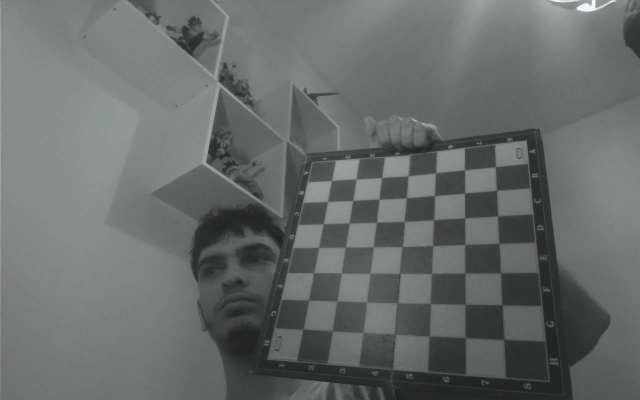
#> input picture pc/tools/calib_images/chessboard-L0.png, 1280 x 800 px (shown at 1/2 size); its folder holds 4 pictures in this run
$ python test.py   (older library calls are emulated)
#> lines starting #> are read from the running program, lines starting #| are printed output that depends on the picture; pictures that were not available may be replaced by others from this repository, and a replacement may not be noted
#      ▄▀▄     ▄▀▄
#     ▄█░░▀▀▀▀▀░░█▄
# ▄▄  █░░░░░░░░░░░█  ▄▄
#█▄▄█ █░░▀░░┬░░▀░░█ █▄▄█

###################################
##### Authors:                #####
##### Stephane Vujasinovic    #####
##### Frederic Uhrweiller     #####
#####                         #####
##### Creation: 2017          #####
###################################


#***********************
#**** Main Programm ****
#***********************


# Package importation
import numpy as np
import cv2
from pathlib import Path

# Filtering
kernel= np.ones((3,3),np.uint8)

def coords_mouse_disp(event,x,y,flags,param):
    if event == cv2.EVENT_LBUTTONDBLCLK:
        #print x,y,disp[y,x],filteredImg[y,x]
        average=0
        for u in range (-1,2):
            for v in range (-1,2):
                average += disp[y+u,x+v]
        average=average/9
        Distance= -593.97*average**(3) + 1506.8*average**(2) - 1373.1*average + 522.06
        Distance= np.around(Distance*0.01,decimals=2)
        print('Distance: '+ str(Distance)+' m')

# [18 lines of commented-out code are left out]
criteria =(cv2.TERM_CRITERIA_EPS + cv2.TERM_CRITERIA_MAX_ITER, 30, 0.001)
criteria_stereo= (cv2.TERM_CRITERIA_EPS + cv2.TERM_CRITERIA_MAX_ITER, 30, 0.001)

# Prepare object points (7x7 for 8x8 chessboard)
objp = np.zeros((7*7,3), np.float32)
objp[:,:2] = np.mgrid[0:7,0:7].T.reshape(-1,2)
objp *= 0.04  # 4cm squares

# Arrays to store object points and image points from all images
objpoints= []   # 3d points in real world space
imgpointsR= []   # 2d points in image plane
imgpointsL= []
ChessImaL = None
ChessImaR = None
# Start calibration from the camera
print('Starting calibration for the 2 cameras... ')
# Load saved images from pc/tools/calib_images/
calib_dir = Path(__file__).parent / "tools" / "calib_images"
image_size = None
i = 0
while True:
    t = str(i)
    ChessImaL = cv2.imread(str(calib_dir / f'chessboard-L{t}.png'), 0)
#> ChessImaL: shape (800, 1280); min 22, max 253, mean 105.8
    ChessImaR = cv2.imread(str(calib_dir / f'chessboard-R{t}.png'), 0)
    if ChessImaL is None or ChessImaR is None:
        print(f'Loaded {i} total pairs, {len(objpoints)} usable')
        break
    if image_size is None:
        image_size = ChessImaL.shape[::-1]
#> image_size = (1280, 800)
    retL, cornersL = cv2.findChessboardCorners(ChessImaL, (7,7), None)
#> retL = True; cornersL = 49 rows, first 8: [991.2, 333.8], [992.9, 381], [995.4, 433], [998.3, 487.4], [1001, 546], [1004.7, 609.9], [1011, 679], [930, 340.5]
    retR, cornersR = cv2.findChessboardCorners(ChessImaR, (7,7), None)
#> retR = True; cornersR has the same summary as cornersL
    if retL and retR:
        objpoints.append(objp)
        cv2.cornerSubPix(ChessImaL, cornersL, (11,11), (-1,-1), criteria)
        cv2.cornerSubPix(ChessImaR, cornersR, (11,11), (-1,-1), criteria)
        imgpointsL.append(cornersL)
        imgpointsR.append(cornersR)
        print(f'  loaded pair {i}')
    i += 1
#> pass 2 of the loop `while True:`:
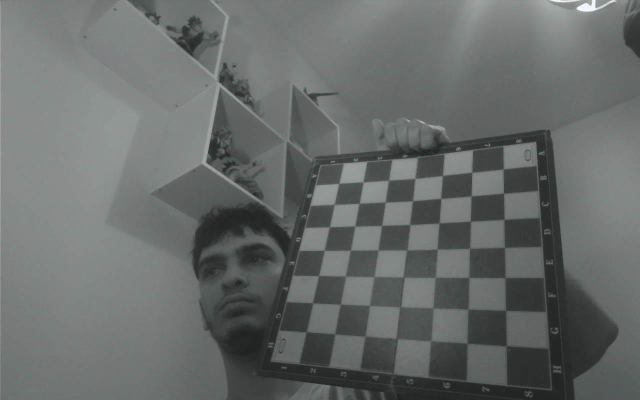
#> input picture pc/tools/calib_images/chessboard-L1.png, 1280 x 800 px (shown at 1/2 size)
#> cornersL = 49 rows, first 8: [1005.7, 339.1], [1008.1, 388.3], [1008.5, 439.4], [1009.4, 495.4], [1010.3, 555.4], [1011.3, 621.3], [1015.5, 691.5], [943.8, 345.1]
#> cornersR has the same summary as cornersL

if len(objpoints) == 0:
    print('Error: no valid calibration pairs found')
    exit(1)

# Determine the new values for different parameters
#   Right Side
retR, mtxR, distR, rvecsR, tvecsR = cv2.calibrateCamera(objpoints,
                                                        imgpointsR,
                                                        image_size, None, None)
#> retR = 0.551; mtxR = [[897.5, 0, 542.8], [0, 981.1, 418], [0, 0, 1]]; distR = [[0.262, -0.335, -0.0487, -0.0565, 0.347]]; rvecsR = ([-0.242, 0.85, 1.6], [-0.195, 0.887, 1.61]); tvecsR = ([0.319, -0.0452, 0.623], [0.326, -0.0412, 0.613])
hR, wR = image_size[1], image_size[0]
#> hR = 800; wR = 1280
OmtxR, roiR = cv2.getOptimalNewCameraMatrix(mtxR, distR, (wR, hR), 1, (wR, hR))
#> OmtxR = [[937.5, 0, 498.9], [0, 984.5, 387.4], [0, 0, 1]]; roiR = (28, 42, 1207, 711)

#   Left Side
retL, mtxL, distL, rvecsL, tvecsL = cv2.calibrateCamera(objpoints,
                                                        imgpointsL,
                                                        image_size, None, None)
#> retL = 0.551; mtxL = [[897.5, 0, 542.8], [0, 981.1, 418], [0, 0, 1]]; distL = [[0.262, -0.335, -0.0487, -0.0565, 0.347]]; rvecsL = ([-0.242, 0.85, 1.6], [-0.195, 0.887, 1.61]); tvecsL = ([0.319, -0.0452, 0.623], [0.326, -0.0412, 0.613])
hL, wL = image_size[1], image_size[0]
#> hL = 800; wL = 1280
OmtxL, roiL = cv2.getOptimalNewCameraMatrix(mtxL, distL, (wL, hL), 1, (wL, hL))
#> OmtxL = [[937.5, 0, 498.9], [0, 984.5, 387.4], [0, 0, 1]]; roiL = (28, 42, 1207, 711)

print('Cameras Ready to use')

#********************************************
#***** Calibrate the Cameras for Stereo *****
#********************************************

# StereoCalibrate function
#flags = 0
#flags |= cv2.CALIB_FIX_INTRINSIC
#flags |= cv2.CALIB_FIX_PRINCIPAL_POINT
#flags |= cv2.CALIB_USE_INTRINSIC_GUESS
#flags |= cv2.CALIB_FIX_FOCAL_LENGTH
#flags |= cv2.CALIB_FIX_ASPECT_RATIO
#flags |= cv2.CALIB_ZERO_TANGENT_DIST
#flags |= cv2.CALIB_RATIONAL_MODEL
#flags |= cv2.CALIB_SAME_FOCAL_LENGTH
#flags |= cv2.CALIB_FIX_K3
#flags |= cv2.CALIB_FIX_K4
#flags |= cv2.CALIB_FIX_K5
retS, MLS, dLS, MRS, dRS, R, T, E, F = cv2.stereoCalibrate(objpoints,
                                                          imgpointsL,
                                                          imgpointsR,
                                                          mtxL,
                                                          distL,
                                                          mtxR,
                                                          distR,
                                                          image_size,
                                                          criteria=criteria_stereo,
                                                          flags=cv2.CALIB_FIX_INTRINSIC)
#> retS = 0.548; MLS = [[897.5, 0, 542.8], [0, 981.1, 418], [0, 0, 1]]; dLS = [[0.262, -0.335, -0.0487, -0.0565, 0.347]]; MRS = [[897.5, 0, 542.8], [0, 981.1, 418], [0, 0, 1]]; dRS = [[0.262, -0.335, -0.0487, -0.0565, 0.347]]; R = [[1, 6.29e-13, 8.28e-14], [-6.29e-13, 1, -4.37e-13], [-8.28e-14, 4.37e-13, 1]]; T = [-1.05e-14, 3.41e-13, 2.01e-13]; E = [[9.83e-26, -2.01e-13, 3.41e-13], [2.01e-13, 1.31e-25, 1.05e-14], [-3.41e-13, -1.05e-14, -2.37e-26]]; F = [[1.2e-06, -2247921.5, 4.68e+09], [2247921.5, 1.34e-06, -1.12e+09], [-4.68e+09, 1.12e+09, 1]]

# StereoRectify function
rectify_scale= 0 # if 0 image croped, if 1 image nor croped
RL, RR, PL, PR, Q, roiL, roiR = cv2.stereoRectify(MLS, dLS, MRS, dRS,
                                                 image_size, R, T,
                                                 rectify_scale, (0, 0))
#> RL = [[1, 0.0265, 0.00721], [-0.0265, 0.861, 0.507], [0.00721, -0.507, 0.862]]; RR has the same summary as RL; PL = [[897.5, 0, 467.9, 0], [0, 897.5, -251.9, 0], [0, 0, 1, 0]]; PR = [[897.5, 0, 467.9, 0], [0, 897.5, -251.9, 3.56e-10], [0, 0, 1, 0]]; Q = [[1, 0, 0, -467.9], [0, 1, 0, 251.9], [0, 0, 0, 897.5], [0, 0, -2.52e+12, 0]]; roiL = (32, 0, 1106, 800); roiR = (32, 0, 1106, 800)
# initUndistortRectifyMap function
Left_Stereo_Map = cv2.initUndistortRectifyMap(MLS, dLS, RL, PL,
                                             image_size, cv2.CV_16SC2)
Right_Stereo_Map = cv2.initUndistortRectifyMap(MRS, dRS, RR, PR,
                                              image_size, cv2.CV_16SC2)
#*******************************************
#***** Parameters for the StereoVision *****
#*******************************************

# Create StereoSGBM and prepare all parameters
window_size = 3
min_disp = 2
num_disp = 130-min_disp
stereo = cv2.StereoSGBM_create(minDisparity = min_disp,
    numDisparities = num_disp,
    blockSize = window_size,
    uniquenessRatio = 10,
    speckleWindowSize = 100,
    speckleRange = 32,
    disp12MaxDiff = 5,
    P1 = 8*3*window_size**2,
    P2 = 32*3*window_size**2)

# Used for the filtered image
stereoR=cv2.ximgproc.createRightMatcher(stereo) # Create another stereo for right this time

# WLS FILTER Parameters
lmbda = 80000
sigma = 1.8
visual_multiplier = 1.0

wls_filter = cv2.ximgproc.createDisparityWLSFilter(matcher_left=stereo)
wls_filter.setLambda(lmbda)
wls_filter.setSigmaColor(sigma)

#*************************************
#***** Starting the StereoVision *****
#*************************************

# Test on saved images instead of live cameras
test_images = sorted(calib_dir.glob('chessboard-L*.png'))
for img_path in test_images:
    frameL_path = img_path
    frameR_path = calib_dir / img_path.name.replace('chessboard-L', 'chessboard-R')

    frameL = cv2.imread(str(frameL_path))
#> frameL is the input picture: shape (800, 1280, 3); mean B, G, R 106.2, 107.6, 104
    frameR = cv2.imread(str(frameR_path))
    if frameL is None or frameR is None:
        continue

    # Rectify the images on rotation and alignement
    Left_nice= cv2.remap(frameL,Left_Stereo_Map[0],Left_Stereo_Map[1], interpolation = cv2.INTER_LANCZOS4, borderMode = cv2.BORDER_CONSTANT)
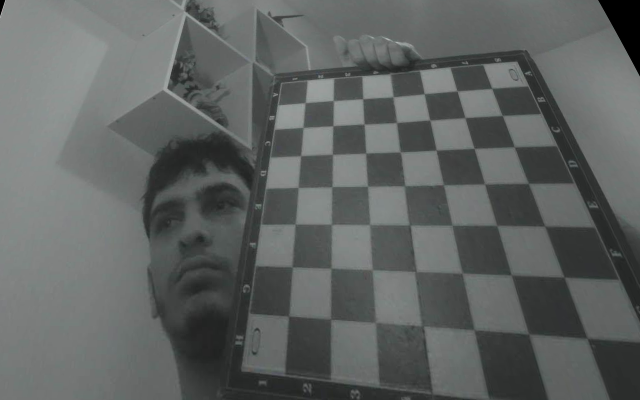
#> Left_nice: shape (800, 1280, 3) (shown at 1/2 size); mean B, G, R 97.8, 99.2, 95.7
    Right_nice= cv2.remap(frameR,Right_Stereo_Map[0],Right_Stereo_Map[1], interpolation = cv2.INTER_LANCZOS4, borderMode = cv2.BORDER_CONSTANT)

##    # Draw Red lines
##    for line in range(0, int(Right_nice.shape[0]/20)): # Draw the Lines on the images Then numer of line is defines by the image Size/20
##        Left_nice[line*20,:]= (0,0,255)
##        Right_nice[line*20,:]= (0,0,255)
##
##    for line in range(0, int(frameR.shape[0]/20)): # Draw the Lines on the images Then numer of line is defines by the image Size/20
##        frameL[line*20,:]= (0,255,0)
##        frameR[line*20,:]= (0,255,0)

    # Show the Undistorted images
    #cv2.imshow('Both Images', np.hstack([Left_nice, Right_nice]))
    #cv2.imshow('Normal', np.hstack([frameL, frameR]))

    # Convert from color(BGR) to gray
    grayR= cv2.cvtColor(Right_nice,cv2.COLOR_BGR2GRAY)
    grayL= cv2.cvtColor(Left_nice,cv2.COLOR_BGR2GRAY)

    # Compute the 2 images for the Depth_image
    disp= stereo.compute(grayL,grayR)#.astype(np.float32)/ 16
    dispL= disp
    dispR= stereoR.compute(grayR,grayL)
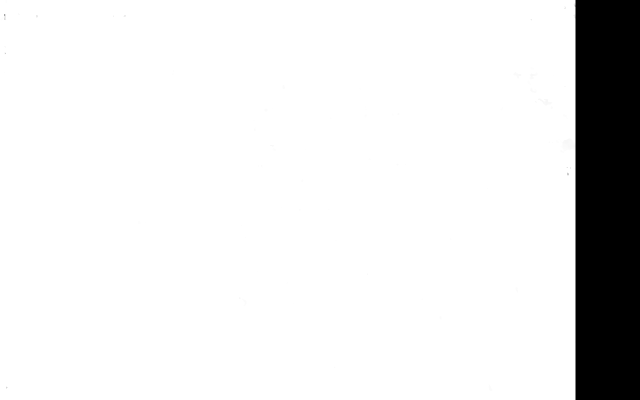
#> dispR: shape (800, 1280) int16 (shown at 1/2 size); min -2080, max -32, mean -238.5; drawn with min black and max white
    dispL= np.int16(dispL)
    dispR= np.int16(dispR)

    # Using the WLS filter
    filteredImg= wls_filter.filter(dispL,grayL,None,dispR)
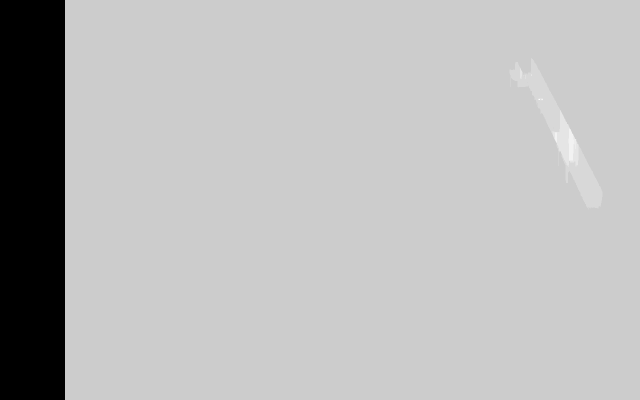
#> filteredImg: shape (800, 1280) int16 (shown at 1/2 size); min 16, max 36, mean 30.4; drawn with min black and max white
    filteredImg = cv2.normalize(src=filteredImg, dst=filteredImg, beta=0, alpha=255, norm_type=cv2.NORM_MINMAX);
    filteredImg = np.uint8(filteredImg)
    #cv2.imshow('Disparity Map', filteredImg)
    disp= ((disp.astype(np.float32)/ 16)-min_disp)/num_disp # Calculation allowing us to have 0 for the most distant object able to detect

##    # Resize the image for faster executions
##    dispR= cv2.resize(disp,None,fx=0.7, fy=0.7, interpolation = cv2.INTER_AREA)

    # Filtering the Results with a closing filter
    closing= cv2.morphologyEx(disp,cv2.MORPH_CLOSE, kernel) # Apply an morphological filter for closing little "black" holes in the picture(Remove noise)

    # Colors map
    dispc= (closing-closing.min())*255
    dispC= dispc.astype(np.uint8)                                   # Convert the type of the matrix from float32 to uint8, this way you can show the results with the function cv2.imshow()
    disp_Color= cv2.applyColorMap(dispC,cv2.COLORMAP_OCEAN)         # Change the Color of the Picture into an Ocean Color_Map
    filt_Color= cv2.applyColorMap(filteredImg,cv2.COLORMAP_OCEAN)
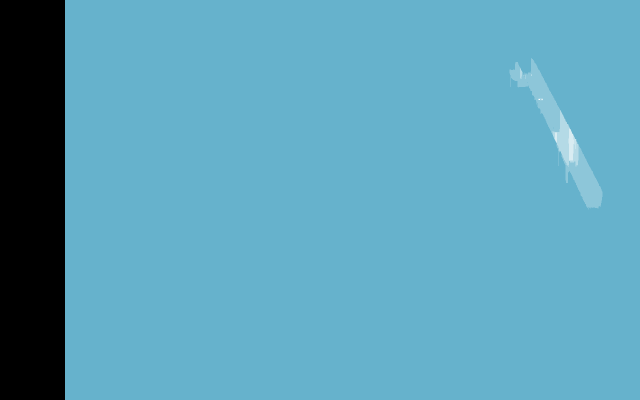
#> filt_Color: shape (800, 1280, 3) (shown at 1/2 size); mean B, G, R 183.5, 160.2, 92.3

    # Show the result for the Depth_image
    #cv2.imshow('Disparity', disp)
    #cv2.imshow('Closing',closing)
    #cv2.imshow('Color Depth',disp_Color)
    cv2.imshow('Filtered Color Depth',filt_Color)

    # Mouse click
    cv2.setMouseCallback("Filtered Color Depth",coords_mouse_disp,filt_Color)

    # End the Programme
    if cv2.waitKey(1) & 0xFF == ord(' '):
#> (key Esc is pressed here)
        break
#> pass 2 of the loop `for img_path in test_images:`:
#> frameL is the input picture: shape (800, 1280, 3); mean B, G, R 106.2, 107.5, 104
#> `filteredImg= wls_filter.filter(dispL,grayL,None,dispR)`:
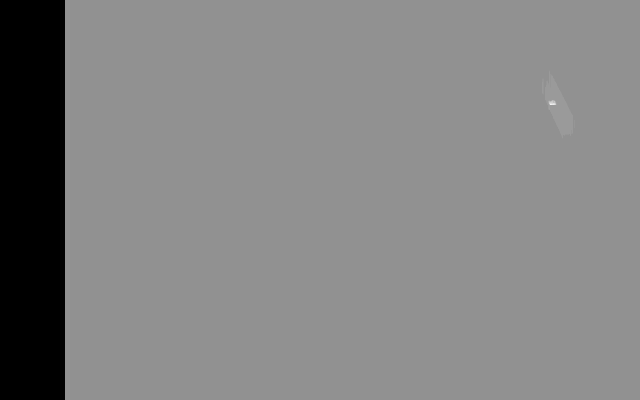
#> filteredImg: shape (800, 1280) int16 (shown at 1/2 size); min 16, max 44, mean 30.4; drawn with min black and max white
#> `filt_Color= cv2.applyColorMap(filteredImg,cv2.COLORMAP_OCEAN)`:
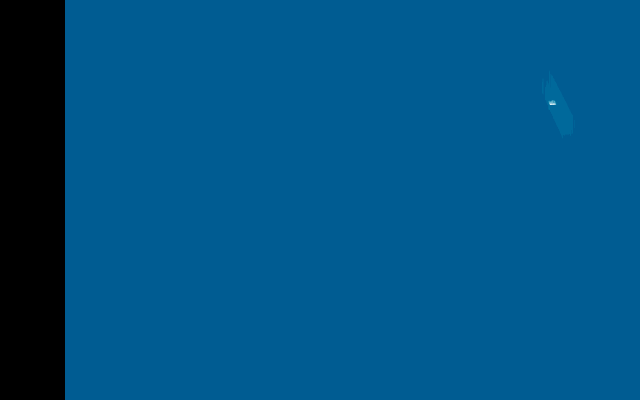
#> filt_Color: shape (800, 1280, 3) (shown at 1/2 size); mean B, G, R 131.2, 82.7, 0
#> (key Enter is pressed here)

cv2.destroyAllWindows()
